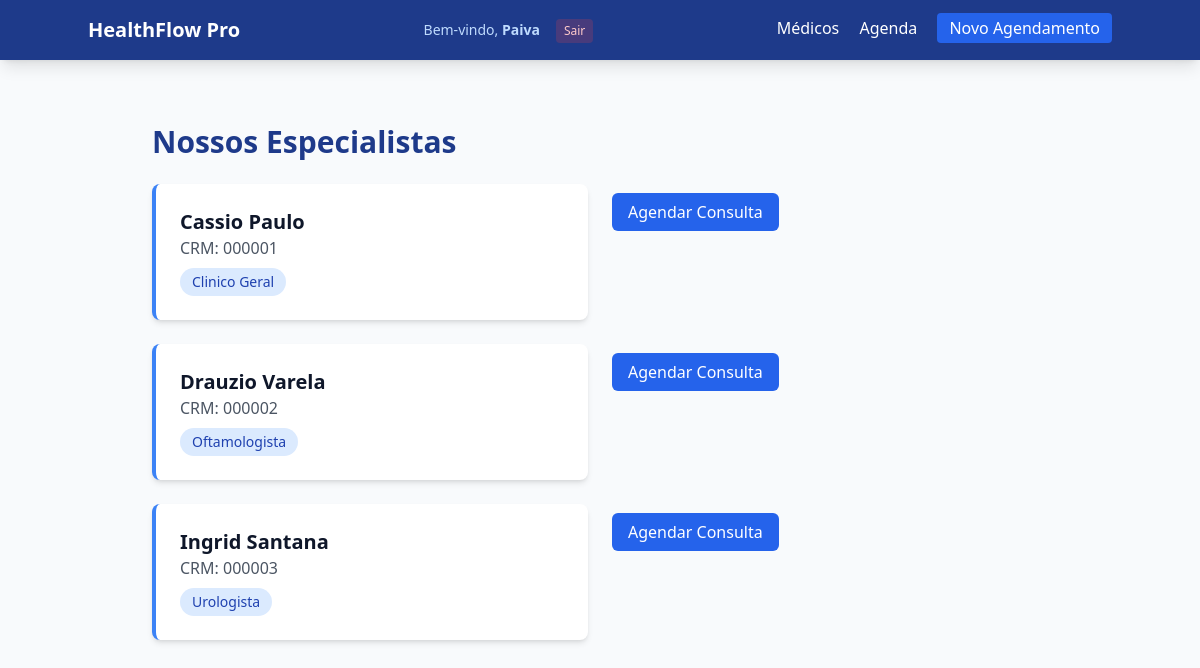
The page /medicos/ (signed in) on the database its author committed.
### clinica/models.py (models this page shows, shortened)
class Medico(models.Model):
    nome = models.CharField(max_length=200)
    crm = models.CharField(max_length=20, unique=True)
    especialidade = models.ForeignKey(Especialidade, on_delete=models.CASCADE)

class Especialidade(models.Model):
    nome = models.CharField(max_length=100)

### clinica/views.py (the view)
# urls.py: path('medicos/', views.listar_medicos, name= 'listar_medicos'),
def listar_medicos(request):
    medicos = Medico.objects.all()
    return render(request, 'clinica/medicos.html', {'medicos': medicos})

### clinica/templates/clinica/medicos.html (shortened to what this page needs)
{% extends "clinica/base.html" %}
{% block content %}
<div class="max-w-4xl mx-auto">
    <h1 class="text-3xl font-bold text-blue-900 mb-6">Nossos Especialistas</h1>
    <div class="grid grid-cols-1 md:grid-cols-2 gap-6">
        {% for medico in medicos %}
        <div class="bg-white p-6 rounded-lg shadow-md border-l-4 border-blue-500">
            <h2 class="text-xl font-bold">{{ medico.nome }}</h2>
            <p class="text-gray-600">CRM: {{ medico.crm }}</p>
            <span class="inline-block bg-blue-100 text-blue-800 px-3 py-1 rounded-full text-sm mt-2">
                {{ medico.especialidade.nome }}
        </div>
        <div class="mt-4">
            <a href="{% url 'novo_agendamento' %}?medico={{ medico.id }}"
            class="bg-blue-600 text-white px-4 py-2 rounded-md hover:bg-blue-700 transition">
            Agendar Consulta
                </a>
        </div>
        {% empty %}
        <p>Nenhum médico cadastrado no momento.</p>
        {% endfor %}
    </div>
</div>
{% endblock %}

### clinica/templates/clinica/base.html (shortened to what this page needs)
<!DOCTYPE html>
<html lang="pt-br">
<head>
    <script src="https://cdn.tailwindcss.com"></script>
</head>
<body class="bg-slate-50 text-slate-900 font-sans antialiased">
    <nav class="bg-blue-900 text-white p-4 shadow-lg mb-8">
        <div class="container mx-auto flex justify-between">
            <a href="{% url 'index' %}" class="font-bold text-xl flex items-center hover:text-blue-200 transition">
                <span class="font-bold text-xl">HealthFlow Pro</span>
            </a>
            <div class="flex items-center space-x-4">
                {% if user.is_authenticated %}
                <span class="text-sm text-blue-200">
                    Bem-vindo, <strong>{{ user.username|capfirst}}</strong>
                </span>
                <form action="{% url 'logout' %}" method="post" class="inline">
                <button type="submit" class="text-xs bg-red-500/20 hover:bg-red-500 text-red-200 px-2 py-1 rounded transition">
                    Sair
                </button>
                </form>
                {% else %}
                    <a href="{% url 'login' %}" class="text-sm bg-green-600 hover:bg-green-700 px-3 py-1 rounded">
                        Entrar
                    </a>
                {% endif %}
            </div>
            <div class="space-x-4">
                <a href="{% url 'listar_medicos' %}" class="hover:no-underline">Médicos</a>
                <a href="{% url 'agenda' %}" class="hover:no-underline">Agenda</a>
                <a href="{% url 'novo_agendamento' %}" class="bg-blue-600 px-3 py-1 rounded">Novo Agendamento</a>
            </div>
        </div>
    </nav>
    <main class="container mx-auto px-4 py-8">
        {% block content %}{% endblock %}
    </main>
</body>
</html>

### rows shown on the page
Medico: nome "Cassio Paulo", crm "000001", especialidade.nome "Clinico Geral"
Medico: nome "Drauzio Varela", crm "000002", especialidade.nome "Oftamologista"
Medico: nome "Ingrid Santana", crm "000003", especialidade.nome "Urologista"

### other values the page prints
{{ user.username|capfirst }} "Paiva"
